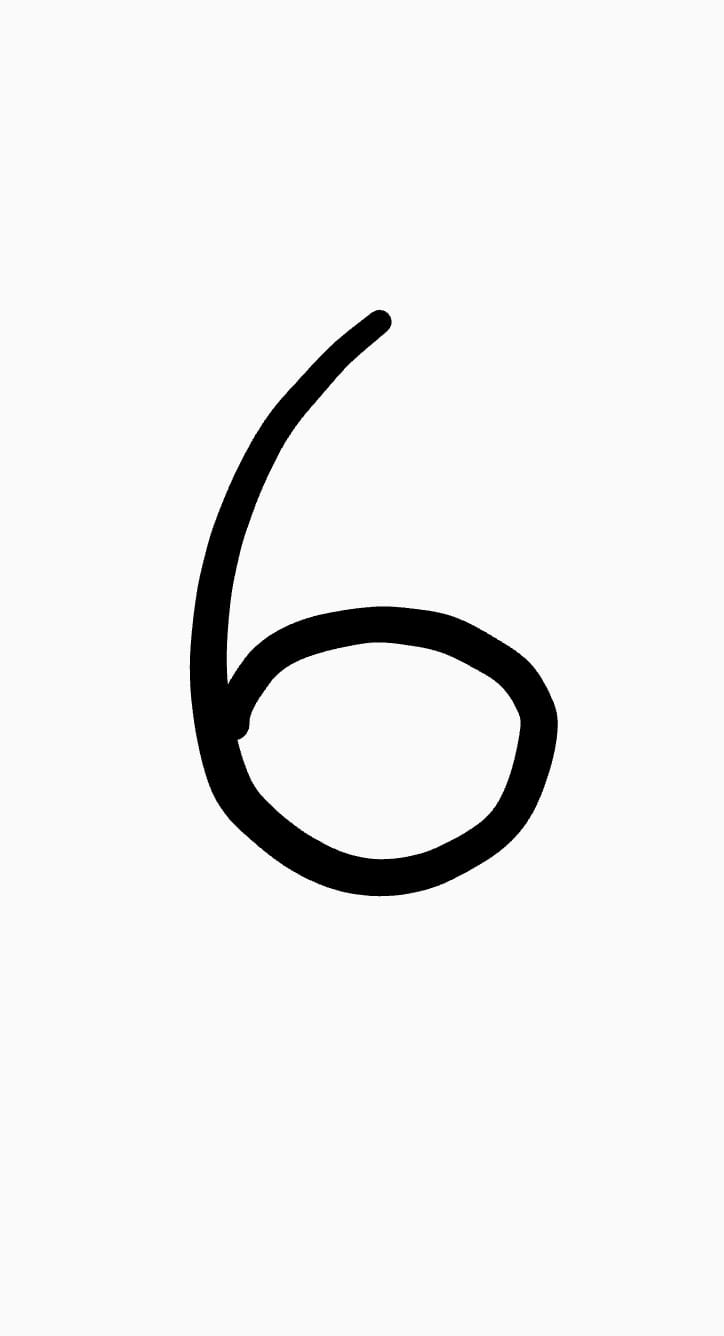
#> input picture dbmsMiniProj/images/six.jpg, 724 x 1336 px, given in place of six.png, which was not available
$ python connection.py
#> lines starting #> are read from the running program, lines starting #| are printed output that depends on the picture; pictures that were not available may be replaced by others from this repository, and a replacement may not be noted
from PIL import Image, ImageFilter
import cv2
import numpy as np

def resize(imgpath):
#> called with imgpath = 'six.png'
    img = Image.open(imgpath, 'r')
#> img is the input picture: PIL image 724x1336 RGB; min 0, max 255, mean 237.8
    newim = img.resize((28,28)).convert('L')
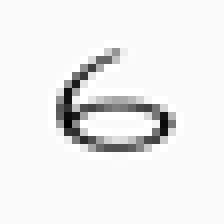
#> newim: PIL image 28x28 L (shown 8 times larger); min 0, max 255, mean 237.7
    px = list(newim.getdata())
#> px = 784 values, max 255 at index 153, min 0 at index 428, mean 237.7
    print(len(px))
#| 784
    sharpim = newim.filter(ImageFilter.SHARPEN)
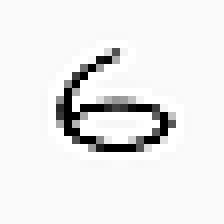
#> sharpim: PIL image 28x28 L (shown 8 times larger); min 0, max 255, mean 235.5
    sharpim2 = sharpim.filter(ImageFilter.SHARPEN)
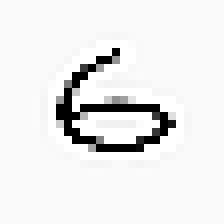
#> sharpim2: PIL image 28x28 L (shown 8 times larger); min 0, max 255, mean 234.7
    sharpim2.save('sharpim2.png')

resize('six.png')

#> (the run stopped early here; a loop or call above may not have finished)

$ run again, with dbmsMiniProj/images/zero.png saved as dbmsMiniProj/images/six.jpg
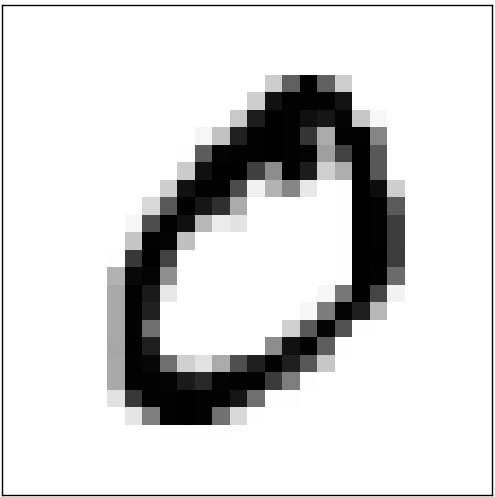
#> input picture dbmsMiniProj/images/zero.png, 495 x 497 px, given in place of six.png, which was not available
#> in resize, img is the input picture: PIL image 495x497 RGB; min 0, max 255, mean 213.3
#> in resize, `newim = img.resize((28,28)).convert('L')`:
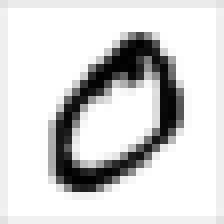
#> newim: PIL image 28x28 L (shown 8 times larger); min 0, max 255, mean 213.6
#> px = 784 values, max 255 at index 29, min 0 at index 157, mean 213.6
#| 784
#> in resize, `sharpim2 = sharpim.filter(ImageFilter.SHARPEN)`:
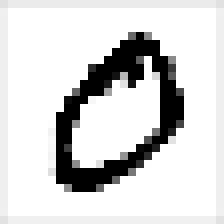
#> sharpim2: PIL image 28x28 L (shown 8 times larger); min 0, max 255, mean 213.1
